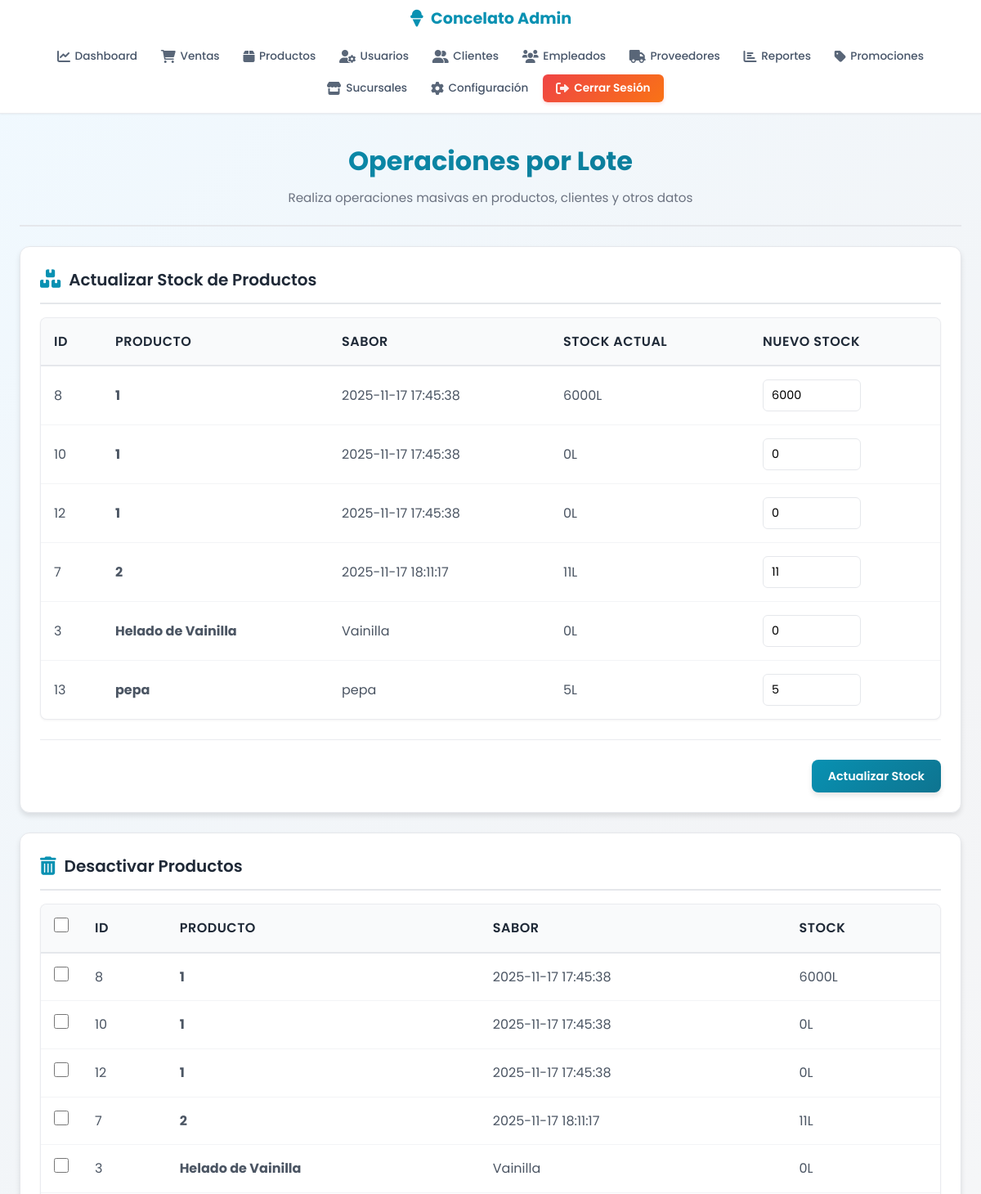
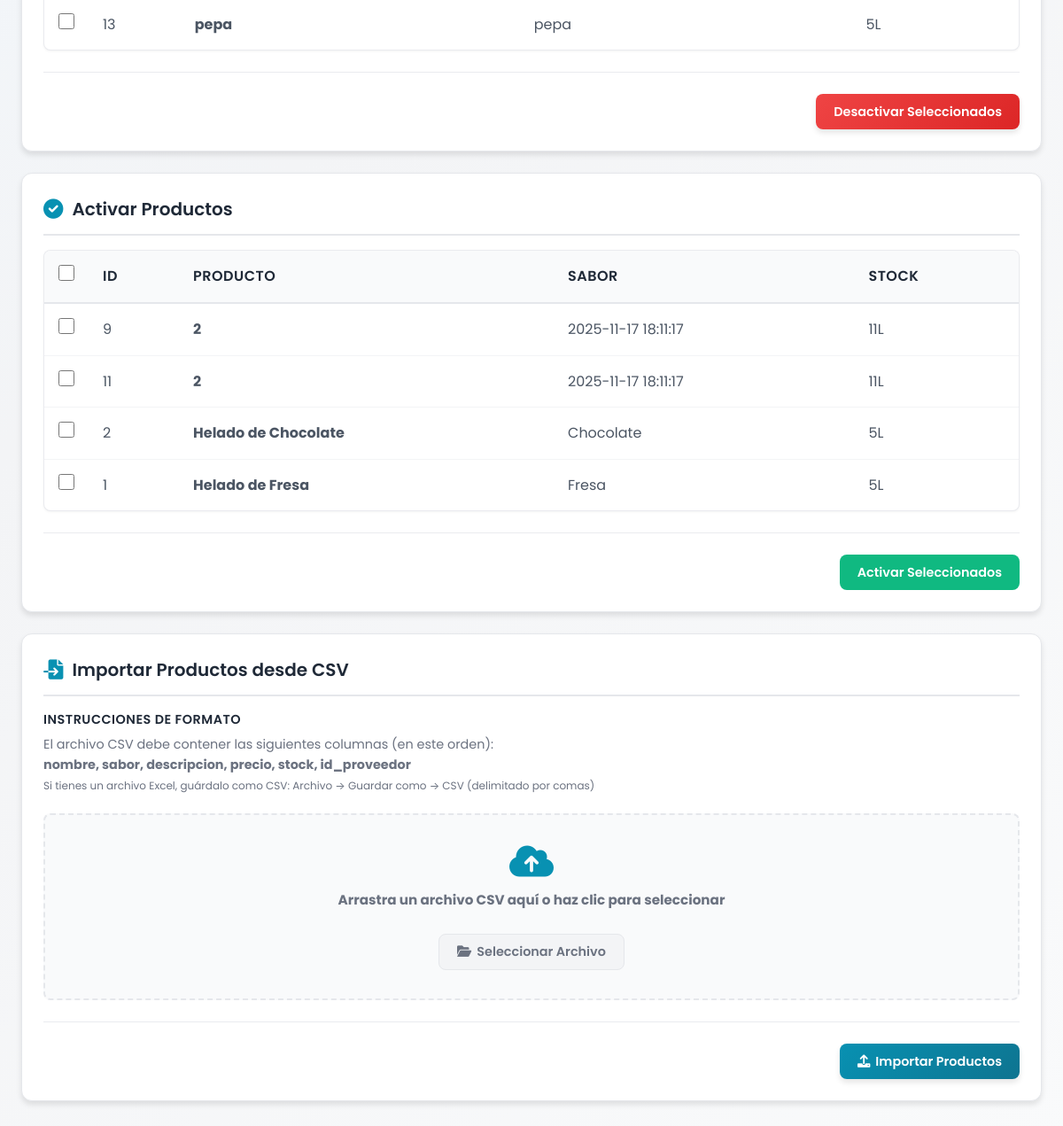
The app's page /paginas/admin/operaciones_lote.php (signed in) with its own data (2 pictures, top to bottom).
### tables this page shows
CREATE TABLE `productos` (
  `id_producto` int(11) NOT NULL AUTO_INCREMENT,
  `nombre` varchar(120) NOT NULL,
  `sabor` varchar(60) NOT NULL,
  `descripcion` text DEFAULT NULL,
  `precio` decimal(10,2) NOT NULL CHECK (`precio` >= 0),
  `stock` int(11) NOT NULL DEFAULT 0 CHECK (`stock` >= 0),
  `id_proveedor` int(11) DEFAULT NULL,
  `fecha_registro` date DEFAULT curdate(),
  `activo` tinyint(1) NOT NULL DEFAULT 1,
  PRIMARY KEY (`id_producto`),
  KEY `idx_sabor` (`sabor`),
  KEY `idx_stock` (`stock`),
  KEY `id_proveedor` (`id_proveedor`),
  KEY `idx_productos_activo` (`activo`),
  CONSTRAINT `productos_ibfk_1` FOREIGN KEY (`id_proveedor`) REFERENCES `proveedores` (`id_proveedor`) ON DELETE SET NULL ON UPDATE CASCADE
);

### paginas/admin/operaciones_lote.php (the view, shortened to what this page needs)
<?php
include_once($_SERVER['DOCUMENT_ROOT'] . '/heladeriacg/conexion/admin_functions.php');
$stmt_productos = $pdo->prepare("
    SELECT p.id_producto, p.nombre, p.sabor, p.descripcion, p.precio, p.stock, p.id_proveedor, p.activo, p.fecha_registro, pr.empresa as proveedor_nombre
    FROM productos p
    LEFT JOIN proveedores pr ON p.id_proveedor = pr.id_proveedor
    WHERE p.activo = 1
    ORDER BY p.nombre
");
$stmt_productos->execute();
$productos = $stmt_productos->fetchAll(PDO::FETCH_ASSOC);
$stmt_inactivos = $pdo->prepare("
    SELECT p.id_producto, p.nombre, p.sabor, p.stock
    FROM productos p
    WHERE p.activo = 0
    ORDER BY p.nombre
");
$stmt_inactivos->execute();
$productos_inactivos = $stmt_inactivos->fetchAll(PDO::FETCH_ASSOC);
?>
<!DOCTYPE html>
<html lang="es">
<head>
    <link rel="stylesheet" href="../../css/admin/estilos_admin.css">
    <link rel="stylesheet" href="../../css/admin/navbar.css">
    <link rel="stylesheet" href="../../css/admin/operaciones_lote.css">
    <link rel="stylesheet" href="https://cdnjs.cloudflare.com/ajax/libs/font-awesome/6.0.0/css/all.min.css">
</head>
<body>
    <?php include 'includes/navbar.php'; ?>
    <div class="admin-container">
        <main class="admin-main">
            <div class="welcome-section">
                <h1>Operaciones por Lote</h1>
                <p>Realiza operaciones masivas en productos, clientes y otros datos</p>
            </div>
            <div class="batch-section">
                <h3><i class="fas fa-boxes"></i> Actualizar Stock de Productos</h3>
                <form method="POST">
                    <div class="table-container">
                        <table class="batch-table" role="table">
                            <thead>
                                <tr role="row">
                                    <th role="columnheader">ID</th>
                                    <th role="columnheader">Producto</th>
                                    <th role="columnheader">Sabor</th>
                                    <th role="columnheader">Stock Actual</th>
                                    <th role="columnheader">Nuevo Stock</th>
                                </tr>
                            </thead>
                            <tbody>
                                <?php foreach ($productos as $producto): ?>
                                <tr role="row" tabindex="0">
                                    <td data-label="ID"><?php echo htmlspecialchars($producto['id_producto']); ?></td>
                                    <td data-label="Producto"><strong><?php echo htmlspecialchars($producto['nombre']); ?></strong></td>
                                    <td data-label="Sabor"><?php echo htmlspecialchars($producto['sabor']); ?></td>
                                    <td data-label="Stock Actual"><?php echo htmlspecialchars($producto['stock']); ?>L</td>
                                    <td data-label="Nuevo Stock">
                                        <input type="number"
                                               name="productos[<?php echo $producto['id_producto']; ?>]"
                                               value="<?php echo htmlspecialchars($producto['stock']); ?>"
                                               min="0"
                                               class="stock-input">
                                    </td>
                                </tr>
                                <?php endforeach; ?>
                            </tbody>
                        </table>
                    </div>
                    <div class="form-actions">
                        <button type="submit" class="btn btn-primary">Actualizar Stock</button>
                    </div>
                </form>
            </div>
            <div class="batch-section">
                <h3><i class="fas fa-trash-alt"></i> Desactivar Productos</h3>
                <form method="POST" onsubmit="return confirm('¿Estás seguro de que deseas desactivar los productos seleccionados?')">
                    <div class="table-container">
                        <table class="batch-table" role="table">
                            <thead>
                                <tr role="row">
                                    <th role="columnheader" class="check-all">
                                        <input type="checkbox" id="selectAll" onclick="toggleSelectAll(this)" aria-label="Seleccionar todos">
                                    </th>
                                    <th role="columnheader">ID</th>
                                    <th role="columnheader">Producto</th>
                                    <th role="columnheader">Sabor</th>
                                    <th role="columnheader">Stock</th>
                                </tr>
                            </thead>
                            <tbody>
                                <?php foreach ($productos as $producto): ?>
                                <tr role="row" tabindex="0">
                                    <td data-label="Seleccionar" class="check-all">
                                        <input type="checkbox"
                                               name="ids_productos[]"
                                               value="<?php echo $producto['id_producto']; ?>"
                                               aria-label="Seleccionar <?php echo htmlspecialchars($producto['nombre']); ?>">
                                    </td>
                                    <td data-label="ID"><?php echo htmlspecialchars($producto['id_producto']); ?></td>
                                    <td data-label="Producto"><strong><?php echo htmlspecialchars($producto['nombre']); ?></strong></td>
                                    <td data-label="Sabor"><?php echo htmlspecialchars($producto['sabor']); ?></td>
                                    <td data-label="Stock"><?php echo htmlspecialchars($producto['stock']); ?>L</td>
                                </tr>
                                <?php endforeach; ?>
                            </tbody>
                        </table>
                    </div>
                    <div class="form-actions">
                        <button type="submit" class="btn btn-danger">Desactivar Seleccionados</button>
                    </div>
                </form>
            </div>
            <div class="batch-section">
                <h3><i class="fas fa-check-circle"></i> Activar Productos</h3>
                <?php if (empty($productos_inactivos)): ?>
                    <p class="no-items">No hay productos inactivos para mostrar.</p>
                <?php else: ?>
                    <form method="POST" onsubmit="return confirm('¿Estás seguro de que deseas activar los productos seleccionados?')">
                        <div class="table-container">
                            <table class="batch-table" role="table">
                                <thead>
                                    <tr role="row">
                                        <th role="columnheader" class="check-all">
                                            <input type="checkbox" id="selectAllInactive" onclick="toggleSelectAllInactive(this)" aria-label="Seleccionar todos">
                                        </th>
                                        <th role="columnheader">ID</th>
                                        <th role="columnheader">Producto</th>
                                        <th role="columnheader">Sabor</th>
                                        <th role="columnheader">Stock</th>
                                    </tr>
                                </thead>
                                <tbody>
                                    <?php foreach ($productos_inactivos as $producto): ?>
                                    <tr role="row" tabindex="0">
                                        <td data-label="Seleccionar" class="check-all">
                                            <input type="checkbox"
                                                   name="ids_productos_activar[]"
                                                   value="<?php echo $producto['id_producto']; ?>"
                                                   class="inactive-checkbox"
                                                   aria-label="Seleccionar <?php echo htmlspecialchars($producto['nombre']); ?>">
                                        </td>
                                        <td data-label="ID"><?php echo htmlspecialchars($producto['id_producto']); ?></td>
                                        <td data-label="Producto"><strong><?php echo htmlspecialchars($producto['nombre']); ?></strong></td>
                                        <td data-label="Sabor"><?php echo htmlspecialchars($producto['sabor']); ?></td>
                                        <td data-label="Stock"><?php echo htmlspecialchars($producto['stock']); ?>L</td>
                                    </tr>
                                    <?php endforeach; ?>
                                </tbody>
                            </table>
                        </div>
                        <div class="form-actions">
                            <button type="submit" class="btn btn-success" style="background: var(--success); color: white;">Activar Seleccionados</button>
                        </div>
                    </form>
                <?php endif; ?>
            </div>
            <div class="batch-section">
                <h3><i class="fas fa-file-import"></i> Importar Productos desde CSV</h3>
                <form method="POST" enctype="multipart/form-data">
                    <div class="form-group">
                        <label>Instrucciones de Formato</label>
                        <p style="margin: 0; color: var(--gray); font-size: 0.9rem;">
                            El archivo CSV debe contener las siguientes columnas (en este orden):
                            <br><strong>nombre, sabor, descripcion, precio, stock, id_proveedor</strong>
                            <br><small>Si tienes un archivo Excel, guárdalo como CSV: Archivo → Guardar como → CSV (delimitado por comas)</small>
                        </p>
                    </div>
                    <div class="file-upload" id="dropZone">
                        <i class="fas fa-cloud-upload-alt" style="font-size: 2.5rem; color: var(--primary); margin-bottom: 12px; display: block;"></i>
                        <p><strong>Arrastra un archivo CSV aquí o haz clic para seleccionar</strong></p>
                        <button type="button" class="btn btn-secondary" onclick="document.getElementById('fileInput').click()" style="margin-top: 10px;">
                            <i class="fas fa-folder-open"></i> Seleccionar Archivo
                        </button>
                    </div>
                    <div class="form-actions">
                        <button type="submit" class="btn btn-primary">
                            <i class="fas fa-upload"></i> Importar Productos
                        </button>
                    </div>
                </form>
            </div>
        </main>
    </div>
</body>
</html>

### css/admin/estilos_admin.css (style rules this page uses)
* { margin: 0; padding: 0; box-sizing: border-box; font-family: 'Poppins', -apple-system, BlinkMacSystemFont, 'Segoe UI', sans-serif; word-wrap: break-word; overflow-wrap: break-word; }
html { scroll-behavior: smooth; --spacing-xs: 4px; --spacing-sm: 8px; --spacing-md: 16px; --spacing-lg: 24px; --spacing-xl: 32px; --font-size-xs: 12px; --font-size-sm: 14px; --font-size-base: 16px; --font-size-lg: 18px; --font-size-xl: 21px; --font-size-2xl: 26px; --font-size-3xl: 32px; --border-radius-sm: 6px; --border-radius-md: 8px; --border-radius-lg: 12px; --border-radius-xl: 20px; --transition-fast: 100ms ease-out; --transition-normal: 200ms ease-out; --transition-slow: 300ms ease-out; }
body { background: linear-gradient(135deg, #f0f9ff 0%, #f3f4f6 50%, #f9fafb 100%); color: #1f2937; min-height: 100vh; line-height: 1.6; font-size: var(--font-size-base); }
.admin-container { display: flex; flex-direction: column; min-height: 100vh; }
.admin-main { flex: 1; max-width: 1400px; margin: 2rem auto; padding: 0 1.5rem; width: 100%; }
.welcome-section { text-align: center; margin-bottom: 2.5rem; }
.welcome-section h1 { font-size: clamp(1.8rem, 5vw, 2.5rem); color: #1f2937; margin-bottom: 0.5rem; font-weight: 700; }
.welcome-section p { font-size: clamp(1rem, 2vw, 1.1rem); color: #6b7280; }
.form-group { display: flex; flex-direction: column; }
.form-group label { display: block; margin-bottom: var(--spacing-sm); font-weight: 500; color: #1f2937; font-size: var(--font-size-base); line-height: 1.4; }
.form-group label::after { content: attr(data-required); color: #ef4444; margin-left: 2px; }
.form-actions { display: flex; gap: 1rem; justify-content: flex-end; margin-top: 2rem; padding-top: 1.5rem; border-top: 1px solid rgba(229, 231, 235, 0.8); flex-wrap: wrap; }
.btn { padding: 0.8rem 1.6rem; border: none; border-radius: var(--border-radius-md); cursor: pointer; font-weight: 500; font-size: var(--font-size-base); transition: all var(--transition-normal); display: inline-flex; align-items: center; justify-content: center; gap: var(--spacing-sm); white-space: nowrap; min-height: 44px; line-height: 1.2; font-family: inherit; }
.table-container { background: white; border: 1px solid rgba(229, 231, 235, 0.8); border-radius: var(--border-radius-lg); overflow: auto; box-shadow: 0 1px 3px rgba(0, 0, 0, 0.05); margin-bottom: 2rem; }
.table-container table { width: 100%; border-collapse: collapse; font-size: var(--font-size-base); }
.table-container table thead { background: #f9fafb; border-bottom: 2px solid #e5e7eb; position: sticky; top: 0; }
.table-container table th { padding: 1rem; text-align: left; font-weight: 600; color: #1f2937; font-size: var(--font-size-base); white-space: nowrap; word-break: break-word; vertical-align: middle; }
.table-container table td { padding: 1rem; border-bottom: 1px solid #f3f4f6; color: #4b5563; font-size: var(--font-size-base); word-break: break-word; overflow-wrap: break-word; vertical-align: middle; }
.table-container table tbody tr { transition: background-color var(--transition-fast); }
.table-container table tbody tr:last-child td { border-bottom: none; }
@media (max-width: 1200px) { .welcome-section h1 { font-size: clamp(1.6rem, 4vw, 2.2rem); } }

### css/admin/navbar.css (style rules this page uses)
:root { --primary: #0891b2; --primary-dark: #0e7490; --primary-light: #06b6d4; --text-dark: #1f2937; --text-gray: #475569; --bg-light: #f9fafb; --white: #ffffff; --border: #e5e7eb; --danger: #ef4444; --danger-gradient: linear-gradient(135deg, #ef4444 0%, #f97316 100%); --shadow-sm: 0 1px 3px rgba(0, 0, 0, 0.08); --font-main: 'Poppins', -apple-system, BlinkMacSystemFont, 'Segoe UI', sans-serif; }

### records on screen
productos: id_producto "8", nombre "1", sabor "2025-11-17 17:45:38", stock "6000"
productos: id_producto "10", nombre "1", sabor "2025-11-17 17:45:38", stock "0"
productos: id_producto "12", nombre "1", sabor "2025-11-17 17:45:38", stock "0"
productos: id_producto "7", nombre "2", sabor "2025-11-17 18:11:17", stock "11"
productos: id_producto "3", nombre "Helado de Vainilla", sabor "Vainilla", stock "0"
productos: id_producto "13", nombre "pepa", sabor "pepa", stock "5"
productos: id_producto "9", nombre "2", sabor "2025-11-17 18:11:17", stock "11"
productos: id_producto "11", nombre "2", sabor "2025-11-17 18:11:17", stock "11"
productos: id_producto "2", nombre "Helado de Chocolate", sabor "Chocolate", stock "5"
productos: id_producto "1", nombre "Helado de Fresa", sabor "Fresa", stock "5"
